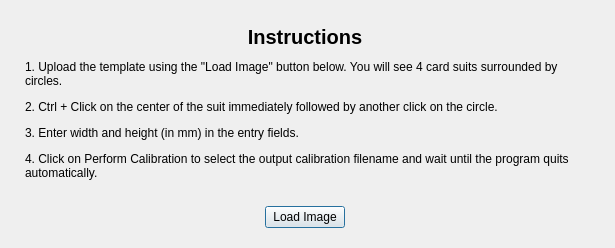
<?xml version="1.0" encoding="UTF-8"?>
<ui version="4.0">
 <class>DialogWelcome</class>
 <widget class="QDialog" name="DialogWelcome">
  <property name="geometry">
   <rect>
    <x>0</x>
    <y>0</y>
    <width>615</width>
    <height>298</height>
   </rect>
  </property>
  <property name="windowTitle">
   <string>Retrospective Photo Registration</string>
  </property>
  <layout class="QVBoxLayout" name="verticalLayout">
   <property name="sizeConstraint">
    <enum>QLayout::SetFixedSize</enum>
   </property>
   <property name="leftMargin">
    <number>25</number>
   </property>
   <property name="topMargin">
    <number>25</number>
   </property>
   <property name="rightMargin">
    <number>30</number>
   </property>
   <property name="bottomMargin">
    <number>20</number>
   </property>
   <item>
    <widget class="QLabel" name="label">
     <property name="font">
      <font>
       <pointsize>15</pointsize>
       <bold>true</bold>
      </font>
     </property>
     <property name="text">
      <string>Instructions</string>
     </property>
     <property name="alignment">
      <set>Qt::AlignCenter</set>
     </property>
    </widget>
   </item>
   <item>
    <spacer name="verticalSpacer_2">
     <property name="orientation">
      <enum>Qt::Vertical</enum>
     </property>
     <property name="sizeType">
      <enum>QSizePolicy::Fixed</enum>
     </property>
     <property name="sizeHint" stdset="0">
      <size>
       <width>20</width>
       <height>5</height>
      </size>
     </property>
    </spacer>
   </item>
   <item>
    <widget class="QLabel" name="label_2">
     <property name="minimumSize">
      <size>
       <width>560</width>
       <height>0</height>
      </size>
     </property>
     <property name="text">
      <string>&lt;p&gt;1. Upload the template using the &quot;Load Image&quot; button below. You will see 4 card suits surrounded by circles.&lt;/p&gt;
&lt;p&gt;2. Ctrl + Click on the center of the suit  immediately followed by another click on the circle.&lt;/p&gt;
&lt;p&gt;3. Enter width and height (in mm) in the entry fields.&lt;/p&gt;
&lt;p&gt;4. Click on Perform Calibration to select the output calibration filename and wait until the program quits automatically.&lt;/p&gt;</string>
     </property>
     <property name="wordWrap">
      <bool>true</bool>
     </property>
    </widget>
   </item>
   <item>
    <spacer name="verticalSpacer">
     <property name="orientation">
      <enum>Qt::Vertical</enum>
     </property>
     <property name="sizeType">
      <enum>QSizePolicy::Fixed</enum>
     </property>
     <property name="sizeHint" stdset="0">
      <size>
       <width>20</width>
       <height>20</height>
      </size>
     </property>
    </spacer>
   </item>
   <item>
    <layout class="QHBoxLayout" name="horizontalLayout">
     <item>
      <spacer name="horizontalSpacer">
       <property name="orientation">
        <enum>Qt::Horizontal</enum>
       </property>
       <property name="sizeHint" stdset="0">
        <size>
         <width>40</width>
         <height>20</height>
        </size>
       </property>
      </spacer>
     </item>
     <item>
      <widget class="QPushButton" name="pushButton">
       <property name="text">
        <string>Load Image</string>
       </property>
      </widget>
     </item>
     <item>
      <spacer name="horizontalSpacer_2">
       <property name="orientation">
        <enum>Qt::Horizontal</enum>
       </property>
       <property name="sizeHint" stdset="0">
        <size>
         <width>40</width>
         <height>20</height>
        </size>
       </property>
      </spacer>
     </item>
    </layout>
   </item>
  </layout>
 </widget>
 <resources/>
 <connections>
  <connection>
   <sender>pushButton</sender>
   <signal>clicked()</signal>
   <receiver>DialogWelcome</receiver>
   <slot>accept()</slot>
   <hints>
    <hint type="sourcelabel">
     <x>335</x>
     <y>223</y>
    </hint>
    <hint type="destinationlabel">
     <x>275</x>
     <y>238</y>
    </hint>
   </hints>
  </connection>
 </connections>
</ui>
